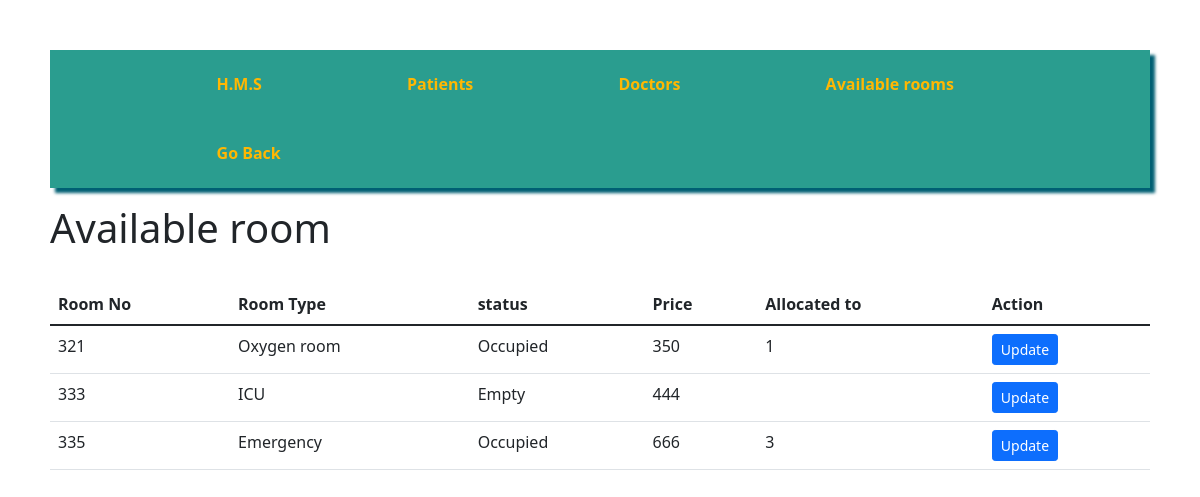
The page /rooms.php on the database its author committed.
### tables this page shows
CREATE TABLE `room` (
  `room_no` int(11) NOT NULL,
  `room_type` varchar(15) DEFAULT NULL,
  `status` varchar(10) DEFAULT NULL,
  `price` float DEFAULT NULL,
  `patient_id` int(11) DEFAULT NULL
);

### rooms.php (the view, shortened to what this page needs)
<!DOCTYPE html>
<html lang="en">
<head>
    <link href="https://cdn.jsdelivr.net/npm/bootstrap@5.1.3/dist/css/bootstrap.min.css" rel="stylesheet">
</head>
<body style="margin: 50px;">
    <nav class="navigations">
        <ul>
            <li class="navv"><a href="main.html">H.M.S</a></li>
            <li class="navv"><a href="patients.php">Patients</a></li>
            <li class="navv"><a href="doctors.php">Doctors</a></li>
            <li class="navv"><a href="rooms.php">Available rooms</a></li>
            <li class="navv"><a href="#">Go Back</a></li>
        </ul>
    </nav>
    <h1>Available room</h1>
    <br>
    <table class="table">
        <thead>
            <tr>
                <th>Room No</th>
                <th>Room Type</th>
                <th>status</th>
                <th>Price</th>
                <th>Allocated to</th>
                <th>Action</th>
            </tr>
        </thead>
        <tbody>
            <?php
            $servername = "localhost";
            $username = "root";
            $password = "";
            $database = "hspmgmnt";
            $connection = new mysqli($servername, $username, $password, $database);
            $sql = "SELECT * FROM room";
            $result = $connection->query($sql);
            while ($row = $result->fetch_assoc()) {
                echo "<tr>
                    <td>" . $row["room_no"] . "</td>
                    <td>" . $row["room_type"] . "</td>
                    <td>" . $row["status"] . "</td>
                    <td>" . $row["price"] . "</td>
                    <td>" . $row["patient_id"] . "</td>
                    <td>
                    <a class='btn btn-primary btn-sm' href='updaterooms.php'>Update</a>
                </td>
                </tr>";
            }
            ?>
        </tbody>
    </table>
</body>
</html>

### rooms.php (style rules this page uses)
.navigations { background-color: #2a9d8f; box-shadow: 5px 5px 3px 0px #005f73; }
.navv { display: inline-block; margin: 0.4em; align-content: center; padding-top: 1em; padding-bottom: 1em; padding-left: 12%; font-style: #ffb703; }
.navv a { color: #ffb703; font-weight: bold; text-decoration: none; }

### rows shown on the page
room: room_no "321", room_type "Oxygen room", status "Occupied", price "350", patient "1"
room: room_no "333", room_type "ICU", status "Empty", price "444"
room: room_no "335", room_type "Emergency", status "Occupied", price "666", patient "3"
